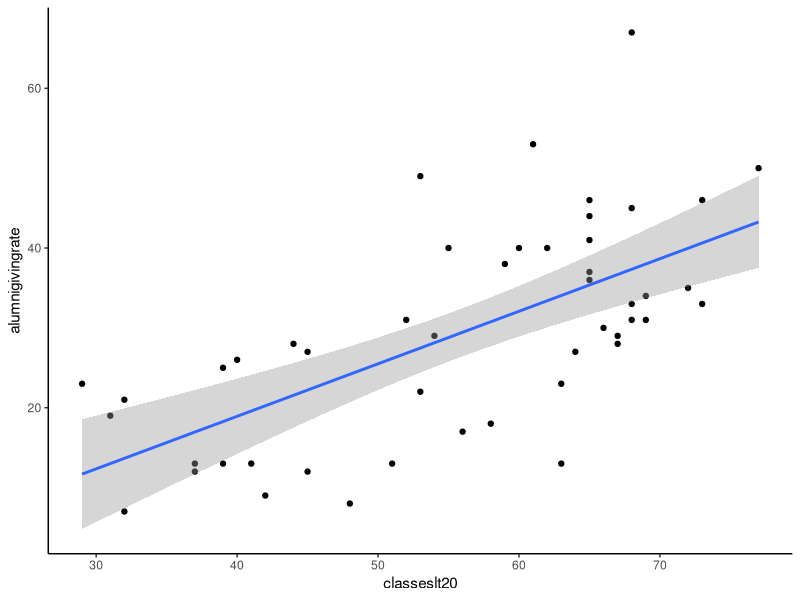
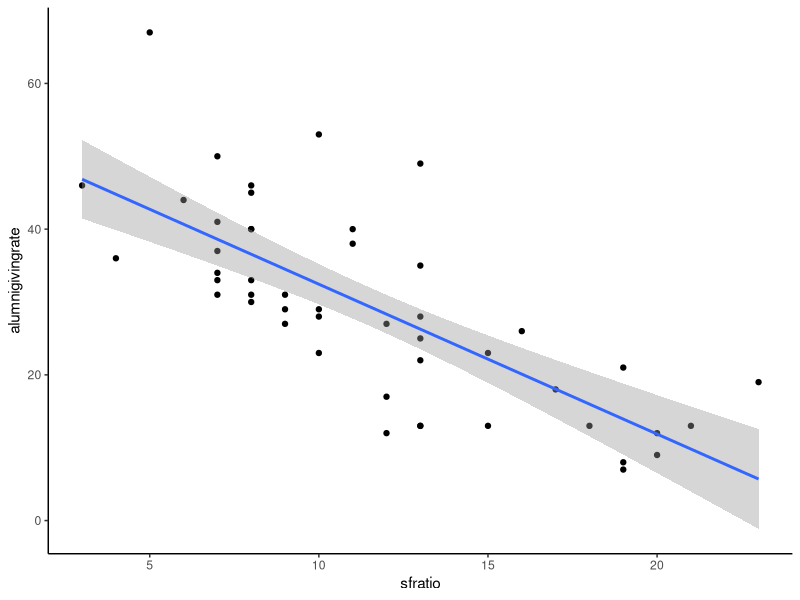

Generate these figures, in order, with R:
## ---- chunk 1
knitr::opts_chunk$set(echo = TRUE)
library(readr)
library(ggplot2)
library(tidyverse)
## ---- chunk 2
Alumni <- read_csv("data/Alumni.csv")
## ---- chunk 3
ggplot(data = Alumni, aes(x =  classeslt20, y = alumnigivingrate)) +
  theme_classic() +
  geom_point() +
  geom_smooth(method = "lm") 

ggplot(data = Alumni, aes(x =  sfratio, y = alumnigivingrate)) +
  theme_classic() +
  geom_point() +
  geom_smooth(method = "lm") 
## ---- chunk 4
Alumni$school <- NULL
data_long <- gather(Alumni, factor_key=TRUE)
data_long %>% group_by(key) %>%
  summarise(mean= mean(value), sd= sd(value), max = max(value),min = min(value))
## ---- chunk 5
fit <- lm(alumnigivingrate~classeslt20, data = Alumni)
summary(fit)
## ---- chunk 6
fit <- lm(alumnigivingrate~sfratio, data = Alumni)
summary(fit)
## ---- chunk 7

